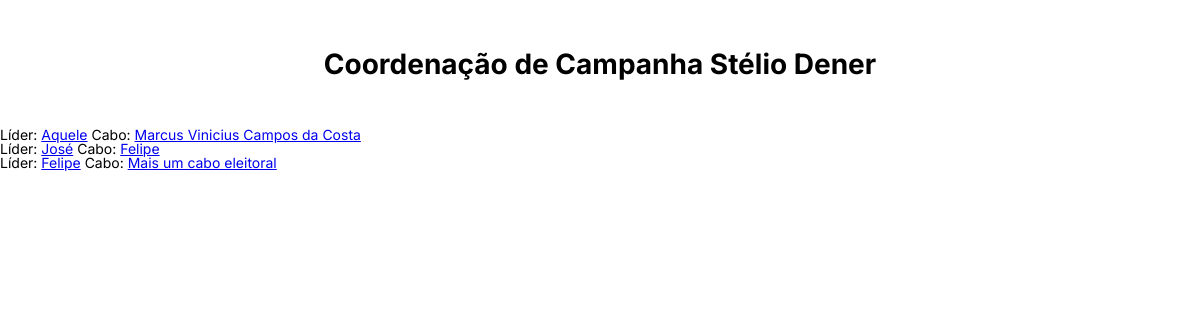
Screenshot of /cabos/ with the database file from the repository.
### base/models.py (models this page shows, shortened)
class Líder(models.Model):
    equipe = models.ForeignKey(Equipe, null=True, on_delete=models.RESTRICT)
    líder = models.ForeignKey(Pessoa, null=True, on_delete=models.RESTRICT)
    updated = models.DateTimeField(auto_now=True)
    created = models.DateTimeField(auto_now_add=True)
    def __str__(self):
        return self.líder.nome

class Pessoa(models.Model):
    nome = models.CharField(max_length=200)
    telefone = models.CharField(max_length=20, null=True, blank=True)
    logradouro = models.CharField(max_length=200, null=True, blank=True)
    bairro = models.CharField(max_length=200, null=True, blank=True)
    cidade = models.CharField(max_length=200, null=True, blank=True)
    cep = models.CharField(max_length=10, null=True, blank=True)
    cpf = models.CharField(max_length=14, null=True, blank=True, unique=True)
    nascimento = models.CharField(max_length=10, null=True, blank=True)
    updated = models.DateTimeField(auto_now=True)
    created = models.DateTimeField(auto_now_add=True)

class Cabo(models.Model):
    líder = models.ForeignKey(Líder, null=True, on_delete=models.RESTRICT)
    cabo = models.ForeignKey(Pessoa, null=True, on_delete=models.RESTRICT)
    updated = models.DateTimeField(auto_now=True)
    created = models.DateTimeField(auto_now_add=True)
    def __str__(self):
        return self.cabo.nome

### base/views.py (the view)
# urls.py: path('cabos/', views.cabos, name='cabos'),
def cabos(request):
    cabos = Cabo.objects.all()
    cabos_tupla = zipColaborador(cabos, 'líder')
    context = {'colaboradores': cabos_tupla, 'colaborador_str': 'Cabo',
               'colaborador_link': 'editar-cabo', 'superior_str': 'Líder', 'superior_link': 'editar-líder'}
    return render(request, 'base/colaboradores.html', context)

### base/views.py (called while the page is built)
def zipColaborador(colaboradores, superior_nome):
    colaboradores_tupla = []
    for colaborador in colaboradores:
        superior = getattr(colaborador, superior_nome)
        colaborador_tupla = (superior, colaborador)
        colaboradores_tupla.append(colaborador_tupla)
    return colaboradores_tupla

### base/templates/base/colaboradores.html
{% extends 'main.html' %}
{% block content %}
    {% if colaborador_str == 'Grupo' %}
        {% for colaborador in colaboradores %}
            <div>
                {{colaborador_str}}: <a href="{% url colaborador_link colaborador.id %}">{{colaborador}}</a>
            </div>
        {% endfor %}
    {% else %}
        {% for superior, colaborador in colaboradores %}
            <div>
                {{superior_str}}: <a href="{% url superior_link superior.id %}">{{superior}}</a>
                {{colaborador_str}}: <a href="{% url colaborador_link colaborador.id %}">{{colaborador}}</a>
            </div>
        {% endfor %}
    {% endif %}
{% endblock content %}

### static/styles/style.css (style rules this page uses)
* { padding: 0; margin: 0; box-sizing: border-box; }
html { font-size: 62.5%; }
body { font-family: "Inter", sans-serif; line-height: 1; font-weight: 400; font-size: 1.4rem; }

### rows the page displays
Líder: superior_str "Líder", líder.nome "Aquele", colaborador_str "Cabo", nome "Marcus Vinicius Campos da Costa"
Líder: superior_str "Líder", líder.nome "José", colaborador_str "Cabo", nome "Felipe"
Líder: superior_str "Líder", líder.nome "Felipe", colaborador_str "Cabo", nome "Mais um cabo eleitoral"
